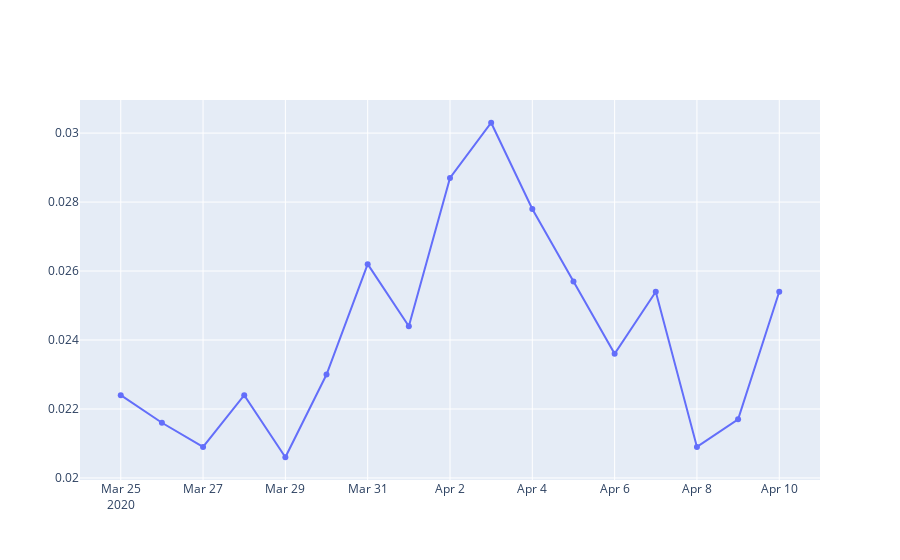

This figure's notebook cell:
### Markdown cell above
# Purpose

### Code cell
excel_file = '/home/manikya_varshney/Documents/Python/Yale/All Graphs/Graphs/GraphValues.xlsx'
df = pd.read_excel(excel_file)

data = [go.Scatter( x=df['Date'], y=df['Purpose'])]

fig = go.Figure(data)
fig.show()

plotly.offline.plot(fig, filename="/home/manikya_varshney/Documents/Python/Yale/All Graphs/Graphs/Purpose(Proportion).html")

### Figure 1 — Plotly figure (JSON) as saved in the notebook; plotly's stock layout.template omitted (floating-point values rounded to 4 significant figures)
{"data": [{"type": "scatter", "x": ["2020-03-25T00:00:00", "2020-03-26T00:00:00", "2020-03-27T00:00:00", "2020-03-28T00:00:00", "2020-03-29T00:00:00", "2020-03-30T00:00:00", "2020-03-31T00:00:00", "2020-04-01T00:00:00", "2020-04-02T00:00:00", "2020-04-03T00:00:00", "2020-04-04T00:00:00", "2020-04-05T00:00:00", "2020-04-06T00:00:00", "2020-04-07T00:00:00", "2020-04-08T00:00:00", "2020-04-09T00:00:00", "2020-04-10T00:00:00"], "y": [0.0224, 0.0216, 0.0209, 0.0224, 0.0206, 0.023, 0.0262, 0.0244, 0.0287, 0.0303, 0.0278, 0.0257, 0.0236, 0.0254, 0.0209, 0.0217, 0.0254]}], "layout": {}}
